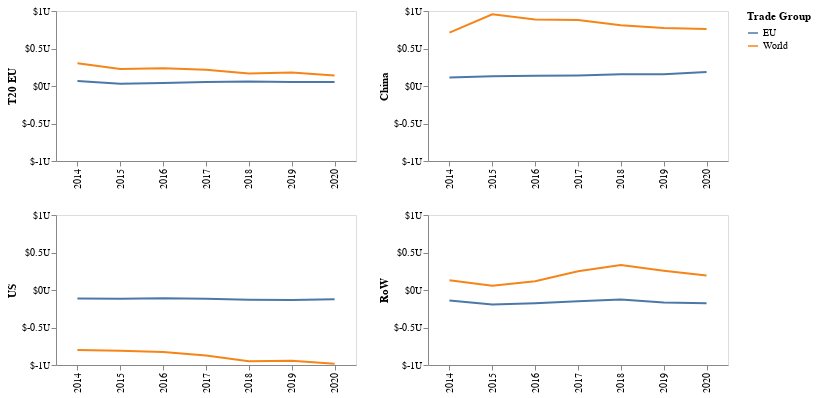

Notebook code cell kept with this figure:
### Code cell
#Net Trade with EU for China, EU Top 20, US, Rest of World Top 20
df=my_data.get_eu_trade_data_pcts()
base1=alt.Chart(df[df["Top20group"]=='EU'])

pct12=base1.mark_line().encode(
    x=alt.X('year:N',axis=alt.Axis(title='')),
    y=alt.Y('NetTrade',axis=alt.Axis(title='T20 EU',labelExpr='"$" + datum.value / 1E6 + "U"'),scale=alt.Scale(domain=[-1000000, 1000000])),
    color='Trade Group:N'
  ).properties(height=150,width=300)

df=my_data.get_eu_trade_data_pcts()
base2=alt.Chart(df[df["Top20group"]=='US'])

pct22=base2.mark_line().encode(
    x=alt.X('year:N',axis=alt.Axis(title='')),
    y=alt.Y('NetTrade',axis=alt.Axis(title='US',labelExpr='"$" + datum.value / 1E6 + "U"'),scale=alt.Scale(domain=[-1000000, 1000000])),
    color='Trade Group:N'
  ).properties(height=150,width=300)

df=my_data.get_eu_trade_data_pcts()
base3=alt.Chart(df[df["Top20group"]=='China'])

pct32=base3.mark_line().encode(
    x=alt.X('year:N',axis=alt.Axis(title='')),
    y=alt.Y('NetTrade',axis=alt.Axis(title='China',labelExpr='"$" + datum.value / 1E6 + "U"'),scale=alt.Scale(domain=[-1000000, 1000000])),
    color='Trade Group:N'
  ).properties(height=150,width=300)

df=my_data.get_eu_trade_data_pcts()
base4=alt.Chart(df[df["Top20group"]=='RoW'])

pct42=base4.mark_line().encode(
    x=alt.X('year:N',axis=alt.Axis(title='')),
    y=alt.Y('NetTrade',axis=alt.Axis(title='RoW',labelExpr='"$" + datum.value / 1E6 + "U"'),scale=alt.Scale(domain=[-1000000, 1000000])),
    color='Trade Group:N'
  ).properties(height=150,width=300)


pct12.configure_axis(grid=False)
pct22.configure_axis(grid=False)
pct32.configure_axis(grid=False)
pct42.configure_axis(grid=False)

ntrade1=alt.vconcat(pct12,pct22)
ntrade2=alt.vconcat(pct32,pct42)

nettrade=alt.hconcat(ntrade1,ntrade2).configure_axis(grid=False)
nettrade

### Figure 1 — Vega-Lite specification as saved in the notebook (floating-point values rounded to 4 significant figures)
{"config": {"view": {"continuousWidth": 400, "continuousHeight": 300}, "axis": {"grid": false}}, "hconcat": [{"vconcat": [{"data": {"name": "data-7c11293d5bc5030d26348ab3ff04a9dc"}, "mark": "line", "encoding": {"color": {"field": "Trade Group", "type": "nominal"}, "x": {"axis": {"title": ""}, "field": "year", "type": "nominal"}, "y": {"axis": {"labelExpr": "\"$\" + datum.value / 1E6 + \"U\"", "title": "T20 EU"}, "field": "NetTrade", "scale": {"domain": [-1000000, 1000000]}, "type": "quantitative"}}, "height": 150, "width": 300}, {"data": {"name": "data-271a80d92c0f38e4fdefeccac9946965"}, "mark": "line", "encoding": {"color": {"field": "Trade Group", "type": "nominal"}, "x": {"axis": {"title": ""}, "field": "year", "type": "nominal"}, "y": {"axis": {"labelExpr": "\"$\" + datum.value / 1E6 + \"U\"", "title": "US"}, "field": "NetTrade", "scale": {"domain": [-1000000, 1000000]}, "type": "quantitative"}}, "height": 150, "width": 300}]}, {"vconcat": [{"data": {"name": "data-6d1ce34737f246e542d756c20489727a"}, "mark": "line", "encoding": {"color": {"field": "Trade Group", "type": "nominal"}, "x": {"axis": {"title": ""}, "field": "year", "type": "nominal"}, "y": {"axis": {"labelExpr": "\"$\" + datum.value / 1E6 + \"U\"", "title": "China"}, "field": "NetTrade", "scale": {"domain": [-1000000, 1000000]}, "type": "quantitative"}}, "height": 150, "width": 300}, {"data": {"name": "data-a5d8a2f01543f2f462e7f0be9d020879"}, "mark": "line", "encoding": {"color": {"field": "Trade Group", "type": "nominal"}, "x": {"axis": {"title": ""}, "field": "year", "type": "nominal"}, "y": {"axis": {"labelExpr": "\"$\" + datum.value / 1E6 + \"U\"", "title": "RoW"}, "field": "NetTrade", "scale": {"domain": [-1000000, 1000000]}, "type": "quantitative"}}, "height": 150, "width": 300}]}], "$schema": "https://vega.github.io/schema/vega-lite/v4.17.0.json", "datasets": {"data-7c11293d5bc5030d26348ab3ff04a9dc": [{"Top20group": "EU", "year": 2014, "Trade Group": "EU", "Imports": 1713000.0, "Exports": 1778000.0, "TotalTrade": 3490000.0, "NetTrade": 65290.0, "TotalTop20Imports": 5270000.0, "TotalTop20Exports": 5639000.0, "TotalTop20Trade": 10910000.0, "TotalTop20NetTrade": 369800.0, "EUvWorld_Imports_tradepct": 0.325, "EUvWorld_Exports_tradepct": 0.3153, "EUvWorld_TotalTrade_tradepct": 0.32, "EUvsWorld Imports %": 32.5, "EUvsWorld Exports %": 31.53, "EUvsWorld Total Trade %": 32.0}, {"Top20group": "EU", "year": 2014, "Trade Group": "World", "Imports": 3557000.0, "Exports": 3861000.0, "TotalTrade": 7419000.0, "NetTrade": 304500.0, "TotalTop20Imports": 5270000.0, "TotalTop20Exports": 5639000.0, "TotalTop20Trade": 10910000.0, "TotalTop20NetTrade": 369800.0, "EUvWorld_Imports_tradepct": 0.675, "EUvWorld_Exports_tradepct": 0.6847, "EUvWorld_TotalTrade_tradepct": 0.68, "EUvsWorld Imports %": 67.5, "EUvsWorld Exports %": 68.47, "EUvsWorld Total Trade %": 68.0}, {"Top20group": "EU", "year": 2015, "Trade Group": "EU", "Imports": 1500000.0, "Exports": 1529000.0, "TotalTrade": 3028000.0, "NetTrade": 29180.0, "TotalTop20Imports": 4457000.0, "TotalTop20Exports": 4713000.0, "TotalTop20Trade": 9169000.0, "TotalTop20NetTrade": 255700.0, "EUvWorld_Imports_tradepct": 0.3365, "EUvWorld_Exports_tradepct": 0.3244, "EUvWorld_TotalTrade_tradepct": 0.3303, "EUvsWorld Imports %": 33.65, "EUvsWorld Exports %": 32.44, "EUvsWorld Total Trade %": 33.03}, {"Top20group": "EU", "year": 2015, "Trade Group": "World", "Imports": 2957000.0, "Exports": 3184000.0, "TotalTrade": 6141000.0, "NetTrade": 226600.0, "TotalTop20Imports": 4457000.0, "TotalTop20Exports": 4713000.0, "TotalTop20Trade": 9169000.0, "TotalTop20NetTrade": 255700.0, "EUvWorld_Imports_tradepct": 0.6635, "EUvWorld_Exports_tradepct": 0.6756, "EUvWorld_TotalTrade_tradepct": 0.6697, "EUvsWorld Imports %": 66.35, "EUvsWorld Exports %": 67.56, "EUvsWorld Total Trade %": 66.97}, {"Top20group": "EU", "year": 2016, "Trade Group": "EU", "Imports": 1520000.0, "Exports": 1559000.0, "TotalTrade": 3078000.0, "NetTrade": 39150.0, "TotalTop20Imports": 4464000.0, "TotalTop20Exports": 4741000.0, "TotalTop20Trade": 9206000.0, "TotalTop20NetTrade": 276800.0, "EUvWorld_Imports_tradepct": 0.3404, "EUvWorld_Exports_tradepct": 0.3287, "EUvWorld_TotalTrade_tradepct": 0.3344, "EUvsWorld Imports %": 34.04, "EUvsWorld Exports %": 32.87, "EUvsWorld Total Trade %": 33.44}, {"Top20group": "EU", "year": 2016, "Trade Group": "World", "Imports": 2945000.0, "Exports": 3183000.0, "TotalTrade": 6128000.0, "NetTrade": 237700.0, "TotalTop20Imports": 4464000.0, "TotalTop20Exports": 4741000.0, "TotalTop20Trade": 9206000.0, "TotalTop20NetTrade": 276800.0, "EUvWorld_Imports_tradepct": 0.6596, "EUvWorld_Exports_tradepct": 0.6713, "EUvWorld_TotalTrade_tradepct": 0.6656, "EUvsWorld Imports %": 65.96, "EUvsWorld Exports %": 67.13, "EUvsWorld Total Trade %": 66.56}, {"Top20group": "EU", "year": 2017, "Trade Group": "EU", "Imports": 1674000.0, "Exports": 1727000.0, "TotalTrade": 3401000.0, "NetTrade": 53120.0, "TotalTop20Imports": 4949000.0, "TotalTop20Exports": 5217000.0, "TotalTop20Trade": 10170000.0, "TotalTop20NetTrade": 268600.0, "EUvWorld_Imports_tradepct": 0.3383, "EUvWorld_Exports_tradepct": 0.331, "EUvWorld_TotalTrade_tradepct": 0.3346, "EUvsWorld Imports %": 33.83, "EUvsWorld Exports %": 33.1, "EUvsWorld Total Trade %": 33.46}, {"Top20group": "EU", "year": 2017, "Trade Group": "World", "Imports": 3275000.0, "Exports": 3490000.0, "TotalTrade": 6765000.0, "NetTrade": 215500.0, "TotalTop20Imports": 4949000.0, "TotalTop20Exports": 5217000.0, "TotalTop20Trade": 10170000.0, "TotalTop20NetTrade": 268600.0, "EUvWorld_Imports_tradepct": 0.6617, "EUvWorld_Exports_tradepct": 0.669, "EUvWorld_TotalTrade_tradepct": 0.6654, "EUvsWorld Imports %": 66.17, "EUvsWorld Exports %": 66.9, "EUvsWorld Total Trade %": 66.54}, {"Top20group": "EU", "year": 2018, "Trade Group": "EU", "Imports": 1834000.0, "Exports": 1893000.0, "TotalTrade": 3727000.0, "NetTrade": 59560.0, "TotalTop20Imports": 5462000.0, "TotalTop20Exports": 5690000.0, "TotalTop20Trade": 11150000.0, "TotalTop20NetTrade": 227000.0, "EUvWorld_Imports_tradepct": 0.3357, "EUvWorld_Exports_tradepct": 0.3328, "EUvWorld_TotalTrade_tradepct": 0.3342, "EUvsWorld Imports %": 33.57, "EUvsWorld Exports %": 33.28, "EUvsWorld Total Trade %": 33.42}, {"Top20group": "EU", "year": 2018, "Trade Group": "World", "Imports": 3629000.0, "Exports": 3796000.0, "TotalTrade": 7425000.0, "NetTrade": 167500.0, "TotalTop20Imports": 5462000.0, "TotalTop20Exports": 5690000.0, "TotalTop20Trade": 11150000.0, "TotalTop20NetTrade": 227000.0, "EUvWorld_Imports_tradepct": 0.6643, "EUvWorld_Exports_tradepct": 0.6672, "EUvWorld_TotalTrade_tradepct": 0.6658, "EUvsWorld Imports %": 66.43, "EUvsWorld Exports %": 66.72, "EUvsWorld Total Trade %": 66.58}, {"Top20group": "EU", "year": 2019, "Trade Group": "EU", "Imports": 1760000.0, "Exports": 1812000.0, "TotalTrade": 3572000.0, "NetTrade": 52640.0, "TotalTop20Imports": 5261000.0, "TotalTop20Exports": 5493000.0, "TotalTop20Trade": 10750000.0, "TotalTop20NetTrade": 232700.0, "EUvWorld_Imports_tradepct": 0.3345, "EUvWorld_Exports_tradepct": 0.3299, "EUvWorld_TotalTrade_tradepct": 0.3322, "EUvsWorld Imports %": 33.45, "EUvsWorld Exports %": 32.99, "EUvsWorld Total Trade %": 33.22}, {"Top20group": "EU", "year": 2019, "Trade Group": "World", "Imports": 3501000.0, "Exports": 3681000.0, "TotalTrade": 7182000.0, "NetTrade": 180000.0, "TotalTop20Imports": 5261000.0, "TotalTop20Exports": 5493000.0, "TotalTop20Trade": 10750000.0, "TotalTop20NetTrade": 232700.0, "EUvWorld_Imports_tradepct": 0.6655, "EUvWorld_Exports_tradepct": 0.6701, "EUvWorld_TotalTrade_tradepct": 0.6678, "EUvsWorld Imports %": 66.55, "EUvsWorld Exports %": 67.01, "EUvsWorld Total Trade %": 66.78}, {"Top20group": "EU", "year": 2020, "Trade Group": "EU", "Imports": 1646000.0, "Exports": 1699000.0, "TotalTrade": 3345000.0, "NetTrade": 53490.0, "TotalTop20Imports": 4880000.0, "TotalTop20Exports": 5072000.0, "TotalTop20Trade": 9952000.0, "TotalTop20NetTrade": 192200.0, "EUvWorld_Imports_tradepct": 0.3372, "EUvWorld_Exports_tradepct": 0.335, "EUvWorld_TotalTrade_tradepct": 0.3361, "EUvsWorld Imports %": 33.72, "EUvsWorld Exports %": 33.5, "EUvsWorld Total Trade %": 33.61}, {"Top20group": "EU", "year": 2020, "Trade Group": "World", "Imports": 3234000.0, "Exports": 3373000.0, "TotalTrade": 6607000.0, "NetTrade": 138700.0, "TotalTop20Imports": 4880000.0, "TotalTop20Exports": 5072000.0, "TotalTop20Trade": 9952000.0, "TotalTop20NetTrade": 192200.0, "EUvWorld_Imports_tradepct": 0.6628, "EUvWorld_Exports_tradepct": 0.665, "EUvWorld_TotalTrade_tradepct": 0.6639, "EUvsWorld Imports %": 66.28, "EUvsWorld Exports %": 66.5, "EUvsWorld Total Trade %": 66.39}], "data-271a80d92c0f38e4fdefeccac9946965": [{"Top20group": "US", "year": 2014, "Trade Group": "EU", "Imports": 321600.0, "Exports": 207300.0, "TotalTrade": 528900.0, "NetTrade": -114200.0, "TotalTop20Imports": 2718000.0, "TotalTop20Exports": 1805000.0, "TotalTop20Trade": 4523000.0, "TotalTop20NetTrade": -913600.0, "EUvWorld_Imports_tradepct": 0.1183, "EUvWorld_Exports_tradepct": 0.1149, "EUvWorld_TotalTrade_tradepct": 0.1169, "EUvsWorld Imports %": 11.83, "EUvsWorld Exports %": 11.49, "EUvsWorld Total Trade %": 11.69}, {"Top20group": "US", "year": 2014, "Trade Group": "World", "Imports": 2397000.0, "Exports": 1597000.0, "TotalTrade": 3994000.0, "NetTrade": -799400.0, "TotalTop20Imports": 2718000.0, "TotalTop20Exports": 1805000.0, "TotalTop20Trade": 4523000.0, "TotalTop20NetTrade": -913600.0, "EUvWorld_Imports_tradepct": 0.8817, "EUvWorld_Exports_tradepct": 0.8851, "EUvWorld_TotalTrade_tradepct": 0.8831, "EUvsWorld Imports %": 88.17, "EUvsWorld Exports %": 88.51, "EUvsWorld Total Trade %": 88.31}, {"Top20group": "US", "year": 2015, "Trade Group": "EU", "Imports": 320500.0, "Exports": 202700.0, "TotalTrade": 523200.0, "NetTrade": -117800.0, "TotalTop20Imports": 2564000.0, "TotalTop20Exports": 1636000.0, "TotalTop20Trade": 4200000.0, "TotalTop20NetTrade": -928000.0, "EUvWorld_Imports_tradepct": 0.125, "EUvWorld_Exports_tradepct": 0.1239, "EUvWorld_TotalTrade_tradepct": 0.1246, "EUvsWorld Imports %": 12.5, "EUvsWorld Exports %": 12.39, "EUvsWorld Total Trade %": 12.46}, {"Top20group": "US", "year": 2015, "Trade Group": "World", "Imports": 2243000.0, "Exports": 1433000.0, "TotalTrade": 3677000.0, "NetTrade": -810200.0, "TotalTop20Imports": 2564000.0, "TotalTop20Exports": 1636000.0, "TotalTop20Trade": 4200000.0, "TotalTop20NetTrade": -928000.0, "EUvWorld_Imports_tradepct": 0.875, "EUvWorld_Exports_tradepct": 0.8761, "EUvWorld_TotalTrade_tradepct": 0.8754, "EUvsWorld Imports %": 87.5, "EUvsWorld Exports %": 87.61, "EUvsWorld Total Trade %": 87.54}, {"Top20group": "US", "year": 2016, "Trade Group": "EU", "Imports": 306700.0, "Exports": 197400.0, "TotalTrade": 504100.0, "NetTrade": -109300.0, "TotalTop20Imports": 2508000.0, "TotalTop20Exports": 1571000.0, "TotalTop20Trade": 4079000.0, "TotalTop20NetTrade": -936900.0, "EUvWorld_Imports_tradepct": 0.1223, "EUvWorld_Exports_tradepct": 0.1256, "EUvWorld_TotalTrade_tradepct": 0.1236, "EUvsWorld Imports %": 12.23, "EUvsWorld Exports %": 12.56, "EUvsWorld Total Trade %": 12.36}, {"Top20group": "US", "year": 2016, "Trade Group": "World", "Imports": 2201000.0, "Exports": 1374000.0, "TotalTrade": 3575000.0, "NetTrade": -827600.0, "TotalTop20Imports": 2508000.0, "TotalTop20Exports": 1571000.0, "TotalTop20Trade": 4079000.0, "TotalTop20NetTrade": -936900.0, "EUvWorld_Imports_tradepct": 0.8777, "EUvWorld_Exports_tradepct": 0.8744, "EUvWorld_TotalTrade_tradepct": 0.8764, "EUvsWorld Imports %": 87.77, "EUvsWorld Exports %": 87.44, "EUvsWorld Total Trade %": 87.64}, {"Top20group": "US", "year": 2017, "Trade Group": "EU", "Imports": 323200.0, "Exports": 206300.0, "TotalTrade": 529600.0, "NetTrade": -116900.0, "TotalTop20Imports": 2677000.0, "TotalTop20Exports": 1688000.0, "TotalTop20Trade": 4365000.0, "TotalTop20NetTrade": -989600.0, "EUvWorld_Imports_tradepct": 0.1207, "EUvWorld_Exports_tradepct": 0.1223, "EUvWorld_TotalTrade_tradepct": 0.1213, "EUvsWorld Imports %": 12.07, "EUvsWorld Exports %": 12.23, "EUvsWorld Total Trade %": 12.13}, {"Top20group": "US", "year": 2017, "Trade Group": "World", "Imports": 2354000.0, "Exports": 1481000.0, "TotalTrade": 3835000.0, "NetTrade": -872700.0, "TotalTop20Imports": 2677000.0, "TotalTop20Exports": 1688000.0, "TotalTop20Trade": 4365000.0, "TotalTop20NetTrade": -989600.0, "EUvWorld_Imports_tradepct": 0.8793, "EUvWorld_Exports_tradepct": 0.8777, "EUvWorld_TotalTrade_tradepct": 0.8787, "EUvsWorld Imports %": 87.93, "EUvsWorld Exports %": 87.77, "EUvsWorld Total Trade %": 87.87}, {"Top20group": "US", "year": 2018, "Trade Group": "EU", "Imports": 357400.0, "Exports": 228900.0, "TotalTrade": 586200.0, "NetTrade": -128500.0, "TotalTop20Imports": 2919000.0, "TotalTop20Exports": 1840000.0, "TotalTop20Trade": 4759000.0, "TotalTop20NetTrade": -1079000.0, "EUvWorld_Imports_tradepct": 0.1224, "EUvWorld_Exports_tradepct": 0.1244, "EUvWorld_TotalTrade_tradepct": 0.1232, "EUvsWorld Imports %": 12.24, "EUvsWorld Exports %": 12.44, "EUvsWorld Total Trade %": 12.32}, {"Top20group": "US", "year": 2018, "Trade Group": "World", "Imports": 2562000.0, "Exports": 1612000.0, "TotalTrade": 4173000.0, "NetTrade": -950100.0, "TotalTop20Imports": 2919000.0, "TotalTop20Exports": 1840000.0, "TotalTop20Trade": 4759000.0, "TotalTop20NetTrade": -1079000.0, "EUvWorld_Imports_tradepct": 0.8776, "EUvWorld_Exports_tradepct": 0.8756, "EUvWorld_TotalTrade_tradepct": 0.8768, "EUvsWorld Imports %": 87.76, "EUvsWorld Exports %": 87.56, "EUvsWorld Total Trade %": 87.68}, {"Top20group": "US", "year": 2019, "Trade Group": "EU", "Imports": 376800.0, "Exports": 242700.0, "TotalTrade": 619500.0, "NetTrade": -134100.0, "TotalTop20Imports": 2891000.0, "TotalTop20Exports": 1813000.0, "TotalTop20Trade": 4705000.0, "TotalTop20NetTrade": -1078000.0, "EUvWorld_Imports_tradepct": 0.1303, "EUvWorld_Exports_tradepct": 0.1338, "EUvWorld_TotalTrade_tradepct": 0.1317, "EUvsWorld Imports %": 13.03, "EUvsWorld Exports %": 13.38, "EUvsWorld Total Trade %": 13.17}, {"Top20group": "US", "year": 2019, "Trade Group": "World", "Imports": 2514000.0, "Exports": 1571000.0, "TotalTrade": 4085000.0, "NetTrade": -943600.0, "TotalTop20Imports": 2891000.0, "TotalTop20Exports": 1813000.0, "TotalTop20Trade": 4705000.0, "TotalTop20NetTrade": -1078000.0, "EUvWorld_Imports_tradepct": 0.8697, "EUvWorld_Exports_tradepct": 0.8662, "EUvWorld_TotalTrade_tradepct": 0.8683, "EUvsWorld Imports %": 86.97, "EUvsWorld Exports %": 86.62, "EUvsWorld Total Trade %": 86.83}, {"Top20group": "US", "year": 2020, "Trade Group": "EU", "Imports": 337200.0, "Exports": 213800.0, "TotalTrade": 551000.0, "NetTrade": -123400.0, "TotalTop20Imports": 2688000.0, "TotalTop20Exports": 1581000.0, "TotalTop20Trade": 4270000.0, "TotalTop20NetTrade": -1107000.0, "EUvWorld_Imports_tradepct": 0.1254, "EUvWorld_Exports_tradepct": 0.1352, "EUvWorld_TotalTrade_tradepct": 0.129, "EUvsWorld Imports %": 12.54, "EUvsWorld Exports %": 13.52, "EUvsWorld Total Trade %": 12.9}, {"Top20group": "US", "year": 2020, "Trade Group": "World", "Imports": 2351000.0, "Exports": 1368000.0, "TotalTrade": 3719000.0, "NetTrade": -983500.0, "TotalTop20Imports": 2688000.0, "TotalTop20Exports": 1581000.0, "TotalTop20Trade": 4270000.0, "TotalTop20NetTrade": -1107000.0, "EUvWorld_Imports_tradepct": 0.8746, "EUvWorld_Exports_tradepct": 0.8648, "EUvWorld_TotalTrade_tradepct": 0.871, "EUvsWorld Imports %": 87.46, "EUvsWorld Exports %": 86.48, "EUvsWorld Total Trade %": 87.1}], "data-6d1ce34737f246e542d756c20489727a": [{"Top20group": "China", "year": 2014, "Trade Group": "EU", "Imports": 208900.0, "Exports": 323800.0, "TotalTrade": 532600.0, "NetTrade": 114900.0, "TotalTop20Imports": 1882000.0, "TotalTop20Exports": 2709000.0, "TotalTop20Trade": 4591000.0, "TotalTop20NetTrade": 826800.0, "EUvWorld_Imports_tradepct": 0.111, "EUvWorld_Exports_tradepct": 0.1195, "EUvWorld_TotalTrade_tradepct": 0.116, "EUvsWorld Imports %": 11.1, "EUvsWorld Exports %": 11.95, "EUvsWorld Total Trade %": 11.6}, {"Top20group": "China", "year": 2014, "Trade Group": "World", "Imports": 1673000.0, "Exports": 2385000.0, "TotalTrade": 4059000.0, "NetTrade": 711900.0, "TotalTop20Imports": 1882000.0, "TotalTop20Exports": 2709000.0, "TotalTop20Trade": 4591000.0, "TotalTop20NetTrade": 826800.0, "EUvWorld_Imports_tradepct": 0.889, "EUvWorld_Exports_tradepct": 0.8805, "EUvWorld_TotalTrade_tradepct": 0.884, "EUvsWorld Imports %": 88.9, "EUvsWorld Exports %": 88.05, "EUvsWorld Total Trade %": 88.4}, {"Top20group": "China", "year": 2015, "Trade Group": "EU", "Imports": 179900.0, "Exports": 311300.0, "TotalTrade": 491200.0, "NetTrade": 131400.0, "TotalTop20Imports": 1500000.0, "TotalTop20Exports": 2588000.0, "TotalTop20Trade": 4088000.0, "TotalTop20NetTrade": 1088000.0, "EUvWorld_Imports_tradepct": 0.12, "EUvWorld_Exports_tradepct": 0.1203, "EUvWorld_TotalTrade_tradepct": 0.1202, "EUvsWorld Imports %": 12.0, "EUvsWorld Exports %": 12.03, "EUvsWorld Total Trade %": 12.02}, {"Top20group": "China", "year": 2015, "Trade Group": "World", "Imports": 1320000.0, "Exports": 2277000.0, "TotalTrade": 3597000.0, "NetTrade": 956500.0, "TotalTop20Imports": 1500000.0, "TotalTop20Exports": 2588000.0, "TotalTop20Trade": 4088000.0, "TotalTop20NetTrade": 1088000.0, "EUvWorld_Imports_tradepct": 0.88, "EUvWorld_Exports_tradepct": 0.8797, "EUvWorld_TotalTrade_tradepct": 0.8798, "EUvsWorld Imports %": 88.0, "EUvsWorld Exports %": 87.97, "EUvsWorld Total Trade %": 87.98}, {"Top20group": "China", "year": 2016, "Trade Group": "EU", "Imports": 178500.0, "Exports": 313700.0, "TotalTrade": 492100.0, "NetTrade": 135200.0, "TotalTop20Imports": 1506000.0, "TotalTop20Exports": 2528000.0, "TotalTop20Trade": 4034000.0, "TotalTop20NetTrade": 1022000.0, "EUvWorld_Imports_tradepct": 0.1185, "EUvWorld_Exports_tradepct": 0.1241, "EUvWorld_TotalTrade_tradepct": 0.122, "EUvsWorld Imports %": 11.85, "EUvsWorld Exports %": 12.41, "EUvsWorld Total Trade %": 12.2}, {"Top20group": "China", "year": 2016, "Trade Group": "World", "Imports": 1328000.0, "Exports": 2214000.0, "TotalTrade": 3542000.0, "NetTrade": 886500.0, "TotalTop20Imports": 1506000.0, "TotalTop20Exports": 2528000.0, "TotalTop20Trade": 4034000.0, "TotalTop20NetTrade": 1022000.0, "EUvWorld_Imports_tradepct": 0.8815, "EUvWorld_Exports_tradepct": 0.8759, "EUvWorld_TotalTrade_tradepct": 0.878, "EUvsWorld Imports %": 88.15, "EUvsWorld Exports %": 87.59, "EUvsWorld Total Trade %": 87.8}, {"Top20group": "China", "year": 2017, "Trade Group": "EU", "Imports": 207500.0, "Exports": 347700.0, "TotalTrade": 555200.0, "NetTrade": 140200.0, "TotalTop20Imports": 1764000.0, "TotalTop20Exports": 2783000.0, "TotalTop20Trade": 4547000.0, "TotalTop20NetTrade": 1020000.0, "EUvWorld_Imports_tradepct": 0.1176, "EUvWorld_Exports_tradepct": 0.1249, "EUvWorld_TotalTrade_tradepct": 0.1221, "EUvsWorld Imports %": 11.76, "EUvsWorld Exports %": 12.49, "EUvsWorld Total Trade %": 12.21}, {"Top20group": "China", "year": 2017, "Trade Group": "World", "Imports": 1556000.0, "Exports": 2436000.0, "TotalTrade": 3992000.0, "NetTrade": 879300.0, "TotalTop20Imports": 1764000.0, "TotalTop20Exports": 2783000.0, "TotalTop20Trade": 4547000.0, "TotalTop20NetTrade": 1020000.0, "EUvWorld_Imports_tradepct": 0.8824, "EUvWorld_Exports_tradepct": 0.8751, "EUvWorld_TotalTrade_tradepct": 0.8779, "EUvsWorld Imports %": 88.24, "EUvsWorld Exports %": 87.51, "EUvsWorld Total Trade %": 87.79}, {"Top20group": "China", "year": 2018, "Trade Group": "EU", "Imports": 228200.0, "Exports": 384000.0, "TotalTrade": 612200.0, "NetTrade": 155800.0, "TotalTop20Imports": 2056000.0, "TotalTop20Exports": 3023000.0, "TotalTop20Trade": 5078000.0, "TotalTop20NetTrade": 967100.0, "EUvWorld_Imports_tradepct": 0.111, "EUvWorld_Exports_tradepct": 0.127, "EUvWorld_TotalTrade_tradepct": 0.1205, "EUvsWorld Imports %": 11.1, "EUvsWorld Exports %": 12.7, "EUvsWorld Total Trade %": 12.05}, {"Top20group": "China", "year": 2018, "Trade Group": "World", "Imports": 1827000.0, "Exports": 2639000.0, "TotalTrade": 4466000.0, "NetTrade": 811300.0, "TotalTop20Imports": 2056000.0, "TotalTop20Exports": 3023000.0, "TotalTop20Trade": 5078000.0, "TotalTop20NetTrade": 967100.0, "EUvWorld_Imports_tradepct": 0.889, "EUvWorld_Exports_tradepct": 0.873, "EUvWorld_TotalTrade_tradepct": 0.8795, "EUvsWorld Imports %": 88.9, "EUvsWorld Exports %": 87.3, "EUvsWorld Total Trade %": 87.95}, {"Top20group": "China", "year": 2019, "Trade Group": "EU", "Imports": 227600.0, "Exports": 385700.0, "TotalTrade": 613200.0, "NetTrade": 158100.0, "TotalTop20Imports": 2014000.0, "TotalTop20Exports": 2945000.0, "TotalTop20Trade": 4959000.0, "TotalTop20NetTrade": 930300.0, "EUvWorld_Imports_tradepct": 0.113, "EUvWorld_Exports_tradepct": 0.131, "EUvWorld_TotalTrade_tradepct": 0.1237, "EUvsWorld Imports %": 11.3, "EUvsWorld Exports %": 13.1, "EUvsWorld Total Trade %": 12.37}, {"Top20group": "China", "year": 2019, "Trade Group": "World", "Imports": 1787000.0, "Exports": 2559000.0, "TotalTrade": 4346000.0, "NetTrade": 772200.0, "TotalTop20Imports": 2014000.0, "TotalTop20Exports": 2945000.0, "TotalTop20Trade": 4959000.0, "TotalTop20NetTrade": 930300.0, "EUvWorld_Imports_tradepct": 0.887, "EUvWorld_Exports_tradepct": 0.869, "EUvWorld_TotalTrade_tradepct": 0.8763, "EUvsWorld Imports %": 88.7, "EUvsWorld Exports %": 86.9, "EUvsWorld Total Trade %": 87.63}, {"Top20group": "China", "year": 2020, "Trade Group": "EU", "Imports": 232500.0, "Exports": 418200.0, "TotalTrade": 650700.0, "NetTrade": 185600.0, "TotalTop20Imports": 1988000.0, "TotalTop20Exports": 2935000.0, "TotalTop20Trade": 4922000.0, "TotalTop20NetTrade": 946900.0, "EUvWorld_Imports_tradepct": 0.117, "EUvWorld_Exports_tradepct": 0.1425, "EUvWorld_TotalTrade_tradepct": 0.1322, "EUvsWorld Imports %": 11.7, "EUvsWorld Exports %": 14.25, "EUvsWorld Total Trade %": 13.22}, {"Top20group": "China", "year": 2020, "Trade Group": "World", "Imports": 1755000.0, "Exports": 2516000.0, "TotalTrade": 4271000.0, "NetTrade": 761300.0, "TotalTop20Imports": 1988000.0, "TotalTop20Exports": 2935000.0, "TotalTop20Trade": 4922000.0, "TotalTop20NetTrade": 946900.0, "EUvWorld_Imports_tradepct": 0.883, "EUvWorld_Exports_tradepct": 0.8575, "EUvWorld_TotalTrade_tradepct": 0.8678, "EUvsWorld Imports %": 88.3, "EUvsWorld Exports %": 85.75, "EUvsWorld Total Trade %": 86.78}], "data-a5d8a2f01543f2f462e7f0be9d020879": [{"Top20group": "RoW", "year": 2014, "Trade Group": "EU", "Imports": 945100.0, "Exports": 803500.0, "TotalTrade": 1749000.0, "NetTrade": -141600.0, "TotalTop20Imports": 5831000.0, "TotalTop20Exports": 5819000.0, "TotalTop20Trade": 11650000.0, "TotalTop20NetTrade": -12370.0, "EUvWorld_Imports_tradepct": 0.1621, "EUvWorld_Exports_tradepct": 0.1381, "EUvWorld_TotalTrade_tradepct": 0.1501, "EUvsWorld Imports %": 16.21, "EUvsWorld Exports %": 13.81, "EUvsWorld Total Trade %": 15.01}, {"Top20group": "RoW", "year": 2014, "Trade Group": "World", "Imports": 4886000.0, "Exports": 5016000.0, "TotalTrade": 9902000.0, "NetTrade": 129200.0, "TotalTop20Imports": 5831000.0, "TotalTop20Exports": 5819000.0, "TotalTop20Trade": 11650000.0, "TotalTop20NetTrade": -12370.0, "EUvWorld_Imports_tradepct": 0.8379, "EUvWorld_Exports_tradepct": 0.8619, "EUvWorld_TotalTrade_tradepct": 0.8499, "EUvsWorld Imports %": 83.79, "EUvsWorld Exports %": 86.19, "EUvsWorld Total Trade %": 84.99}, {"Top20group": "RoW", "year": 2015, "Trade Group": "EU", "Imports": 823600.0, "Exports": 631900.0, "TotalTrade": 1455000.0, "NetTrade": -191700.0, "TotalTop20Imports": 4939000.0, "TotalTop20Exports": 4805000.0, "TotalTop20Trade": 9743000.0, "TotalTop20NetTrade": -133600.0, "EUvWorld_Imports_tradepct": 0.1668, "EUvWorld_Exports_tradepct": 0.1315, "EUvWorld_TotalTrade_tradepct": 0.1494, "EUvsWorld Imports %": 16.68, "EUvsWorld Exports %": 13.15, "EUvsWorld Total Trade %": 14.94}, {"Top20group": "RoW", "year": 2015, "Trade Group": "World", "Imports": 4115000.0, "Exports": 4173000.0, "TotalTrade": 8288000.0, "NetTrade": 58100.0, "TotalTop20Imports": 4939000.0, "TotalTop20Exports": 4805000.0, "TotalTop20Trade": 9743000.0, "TotalTop20NetTrade": -133600.0, "EUvWorld_Imports_tradepct": 0.8332, "EUvWorld_Exports_tradepct": 0.8685, "EUvWorld_TotalTrade_tradepct": 0.8506, "EUvsWorld Imports %": 83.32, "EUvsWorld Exports %": 86.85, "EUvsWorld Total Trade %": 85.06}, {"Top20group": "RoW", "year": 2016, "Trade Group": "EU", "Imports": 796600.0, "Exports": 619500.0, "TotalTrade": 1416000.0, "NetTrade": -177100.0, "TotalTop20Imports": 4727000.0, "TotalTop20Exports": 4665000.0, "TotalTop20Trade": 9392000.0, "TotalTop20NetTrade": -61320.0, "EUvWorld_Imports_tradepct": 0.1685, "EUvWorld_Exports_tradepct": 0.1328, "EUvWorld_TotalTrade_tradepct": 0.1508, "EUvsWorld Imports %": 16.85, "EUvsWorld Exports %": 13.28, "EUvsWorld Total Trade %": 15.08}, {"Top20group": "RoW", "year": 2016, "Trade Group": "World", "Imports": 3930000.0, "Exports": 4046000.0, "TotalTrade": 7976000.0, "NetTrade": 115800.0, "TotalTop20Imports": 4727000.0, "TotalTop20Exports": 4665000.0, "TotalTop20Trade": 9392000.0, "TotalTop20NetTrade": -61320.0, "EUvWorld_Imports_tradepct": 0.8315, "EUvWorld_Exports_tradepct": 0.8672, "EUvWorld_TotalTrade_tradepct": 0.8492, "EUvsWorld Imports %": 83.15, "EUvsWorld Exports %": 86.72, "EUvsWorld Total Trade %": 84.92}, {"Top20group": "RoW", "year": 2017, "Trade Group": "EU", "Imports": 858000.0, "Exports": 708000.0, "TotalTrade": 1566000.0, "NetTrade": -149900.0, "TotalTop20Imports": 5158000.0, "TotalTop20Exports": 5257000.0, "TotalTop20Trade": 10420000.0, "TotalTop20NetTrade": 98820.0, "EUvWorld_Imports_tradepct": 0.1663, "EUvWorld_Exports_tradepct": 0.1347, "EUvWorld_TotalTrade_tradepct": 0.1504, "EUvsWorld Imports %": 16.63, "EUvsWorld Exports %": 13.47, "EUvsWorld Total Trade %": 15.04}, {"Top20group": "RoW", "year": 2017, "Trade Group": "World", "Imports": 4300000.0, "Exports": 4549000.0, "TotalTrade": 8849000.0, "NetTrade": 248800.0, "TotalTop20Imports": 5158000.0, "TotalTop20Exports": 5257000.0, "TotalTop20Trade": 10420000.0, "TotalTop20NetTrade": 98820.0, "EUvWorld_Imports_tradepct": 0.8337, "EUvWorld_Exports_tradepct": 0.8653, "EUvWorld_TotalTrade_tradepct": 0.8496, "EUvsWorld Imports %": 83.37, "EUvsWorld Exports %": 86.53, "EUvsWorld Total Trade %": 84.96}, {"Top20group": "RoW", "year": 2018, "Trade Group": "EU", "Imports": 916700.0, "Exports": 790400.0, "TotalTrade": 1707000.0, "NetTrade": -126300.0, "TotalTop20Imports": 5620000.0, "TotalTop20Exports": 5826000.0, "TotalTop20Trade": 11450000.0, "TotalTop20NetTrade": 206600.0, "EUvWorld_Imports_tradepct": 0.1631, "EUvWorld_Exports_tradepct": 0.1357, "EUvWorld_TotalTrade_tradepct": 0.1492, "EUvsWorld Imports %": 16.31, "EUvsWorld Exports %": 13.57, "EUvsWorld Total Trade %": 14.92}, {"Top20group": "RoW", "year": 2018, "Trade Group": "World", "Imports": 4703000.0, "Exports": 5036000.0, "TotalTrade": 9738000.0, "NetTrade": 332900.0, "TotalTop20Imports": 5620000.0, "TotalTop20Exports": 5826000.0, "TotalTop20Trade": 11450000.0, "TotalTop20NetTrade": 206600.0, "EUvWorld_Imports_tradepct": 0.8369, "EUvWorld_Exports_tradepct": 0.8643, "EUvWorld_TotalTrade_tradepct": 0.8508, "EUvsWorld Imports %": 83.69, "EUvsWorld Exports %": 86.43, "EUvsWorld Total Trade %": 85.08}, {"Top20group": "RoW", "year": 2019, "Trade Group": "EU", "Imports": 891500.0, "Exports": 726500.0, "TotalTrade": 1618000.0, "NetTrade": -165000.0, "TotalTop20Imports": 5476000.0, "TotalTop20Exports": 5569000.0, "TotalTop20Trade": 11050000.0, "TotalTop20NetTrade": 93090.0, "EUvWorld_Imports_tradepct": 0.1628, "EUvWorld_Exports_tradepct": 0.1305, "EUvWorld_TotalTrade_tradepct": 0.1465, "EUvsWorld Imports %": 16.28, "EUvsWorld Exports %": 13.05, "EUvsWorld Total Trade %": 14.65}, {"Top20group": "RoW", "year": 2019, "Trade Group": "World", "Imports": 4584000.0, "Exports": 4843000.0, "TotalTrade": 9427000.0, "NetTrade": 258100.0, "TotalTop20Imports": 5476000.0, "TotalTop20Exports": 5569000.0, "TotalTop20Trade": 11050000.0, "TotalTop20NetTrade": 93090.0, "EUvWorld_Imports_tradepct": 0.8372, "EUvWorld_Exports_tradepct": 0.8695, "EUvWorld_TotalTrade_tradepct": 0.8535, "EUvsWorld Imports %": 83.72, "EUvsWorld Exports %": 86.95, "EUvsWorld Total Trade %": 85.35}, {"Top20group": "RoW", "year": 2020, "Trade Group": "EU", "Imports": 794600.0, "Exports": 618400.0, "TotalTrade": 1413000.0, "NetTrade": -176200.0, "TotalTop20Imports": 4874000.0, "TotalTop20Exports": 4892000.0, "TotalTop20Trade": 9766000.0, "TotalTop20NetTrade": 18010.0, "EUvWorld_Imports_tradepct": 0.163, "EUvWorld_Exports_tradepct": 0.1264, "EUvWorld_TotalTrade_tradepct": 0.1447, "EUvsWorld Imports %": 16.3, "EUvsWorld Exports %": 12.64, "EUvsWorld Total Trade %": 14.47}, {"Top20group": "RoW", "year": 2020, "Trade Group": "World", "Imports": 4080000.0, "Exports": 4274000.0, "TotalTrade": 8353000.0, "NetTrade": 194200.0, "TotalTop20Imports": 4874000.0, "TotalTop20Exports": 4892000.0, "TotalTop20Trade": 9766000.0, "TotalTop20NetTrade": 18010.0, "EUvWorld_Imports_tradepct": 0.837, "EUvWorld_Exports_tradepct": 0.8736, "EUvWorld_TotalTrade_tradepct": 0.8553, "EUvsWorld Imports %": 83.7, "EUvsWorld Exports %": 87.36, "EUvsWorld Total Trade %": 85.53}]}}
